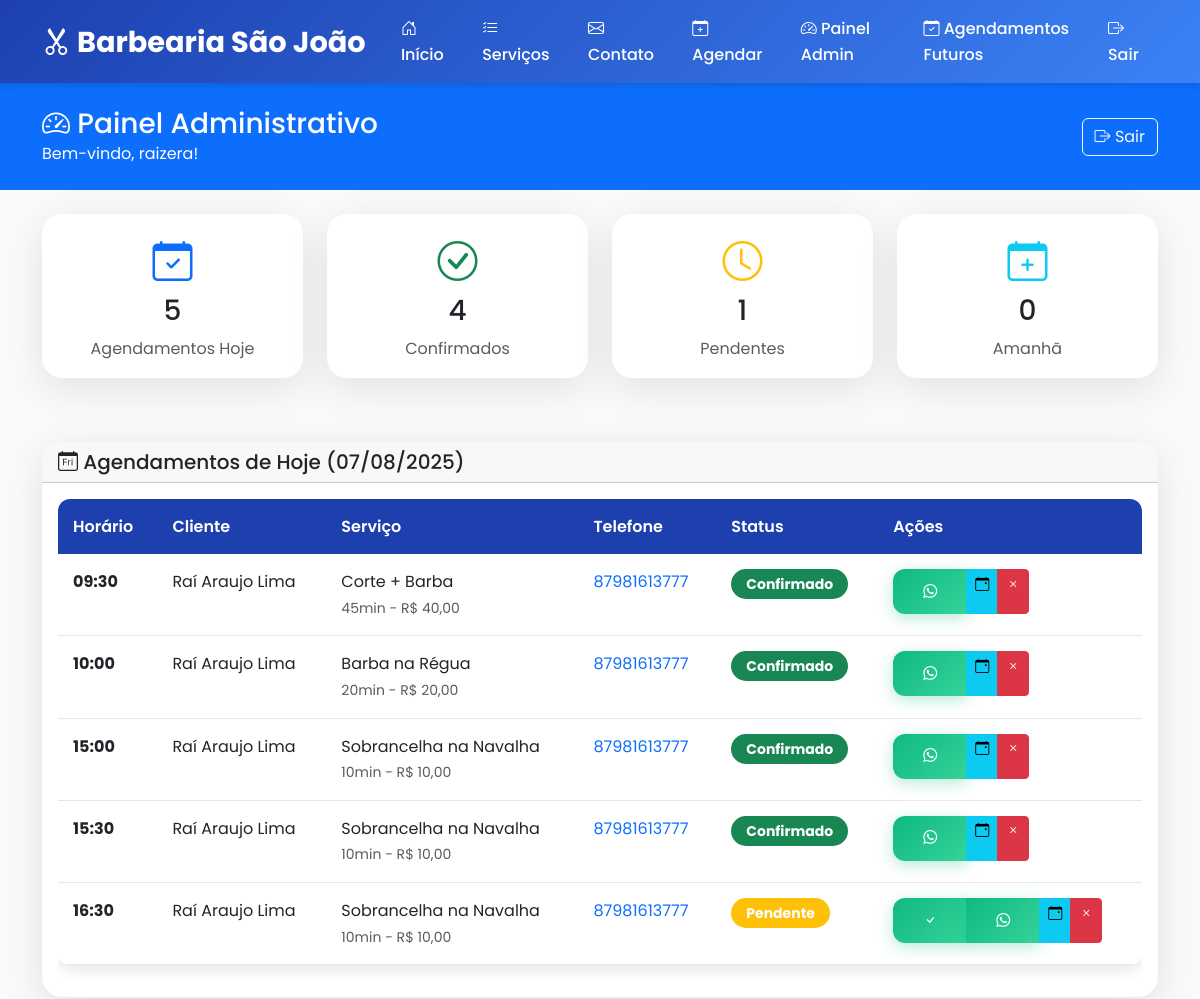
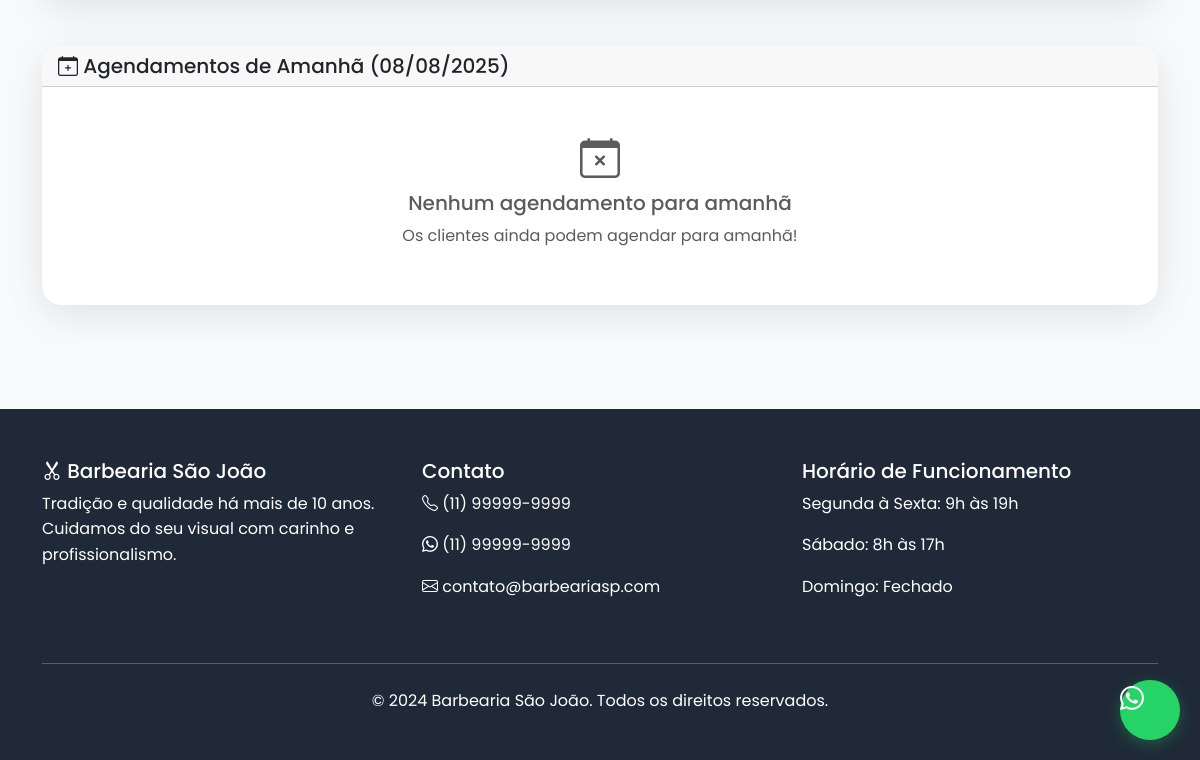
The page /painel/dashboard/ (signed in) on the database its author committed (2 pictures, top to bottom).
### scheduling/models.py (models this page shows, shortened)
class Appointment(models.Model):
    cliente = models.ForeignKey(
        Cliente,
        on_delete=models.CASCADE,
        verbose_name='Cliente',
        null=True,
        blank=True,
        related_name='appointments'
    )
    client_name = models.CharField(max_length=100, verbose_name='Nome do Cliente')
    client_phone = models.CharField(
        max_length=15,
        verbose_name='Telefone',
        validators=[
            RegexValidator(
                regex=r'^\(\d{2}\)\s\d{4,5}-\d{4}$',
                message='Formato: (11) 99999-9999'
            )
        ]
    )
    service = models.ForeignKey(Service, on_delete=models.CASCADE, verbose_name='Serviço')
    date = models.DateField(verbose_name='Data')
    time = models.TimeField(verbose_name='Horário')
    is_confirmed = models.BooleanField(default=False, verbose_name='Confirmado')
    is_cancelled = models.BooleanField(default=False, verbose_name='Cancelado')
    created_at = models.DateTimeField(auto_now_add=True, verbose_name='Criado em')
    updated_at = models.DateTimeField(auto_now=True, verbose_name='Atualizado em')
    notes = models.TextField(blank=True, verbose_name='Observações')
    class Meta:
        verbose_name = 'Agendamento'
        verbose_name_plural = 'Agendamentos'
        ordering = ['-date', '-time']
        unique_together = ['date', 'time']

### core/models.py (models this page shows, shortened)
class Service(models.Model):
    name = models.CharField(max_length=100, verbose_name='Nome do Serviço')
    description = models.TextField(verbose_name='Descrição')
    price = models.DecimalField(max_digits=10, decimal_places=2, verbose_name='Preço')
    duration = models.IntegerField(verbose_name='Duração (minutos)')
    is_active = models.BooleanField(default=True, verbose_name='Ativo')
    created_at = models.DateTimeField(auto_now_add=True)
    class Meta:
        verbose_name = 'Serviço'
        verbose_name_plural = 'Serviços'
        ordering = ['name']

### core/views.py (the view)
# urls.py: path('painel/dashboard/', views.admin_dashboard, name='admin_dashboard'),
@login_required
def admin_dashboard(request):
    if not request.user.is_staff:
        return redirect('cliente_dashboard')
    today = date.today()
    tomorrow = today + timedelta(days=1)
    today_appointments = Appointment.objects.filter(
        date=today,
        is_cancelled=False
    ).order_by('time')
    tomorrow_appointments = Appointment.objects.filter(
        date=tomorrow,
        is_cancelled=False
    ).order_by('time')
    total_appointments_today = today_appointments.count()
    confirmed_appointments = today_appointments.filter(is_confirmed=True).count()
    pending_appointments = today_appointments.filter(is_confirmed=False).count()
    context = {
        'today_appointments': today_appointments,
        'tomorrow_appointments': tomorrow_appointments,
        'total_appointments_today': total_appointments_today,
        'confirmed_appointments': confirmed_appointments,
        'pending_appointments': pending_appointments,
        'today': today,
        'tomorrow': tomorrow,
    }
    return render(request, 'core/admin_dashboard.html', context)

### templates/core/admin_dashboard.html (shortened to what this page needs)
{% extends 'base.html' %}
{% block content %}
<section class="py-4 bg-primary text-white">
    <div class="container">
        <div class="row align-items-center">
            <div class="col-lg-6">
                <h1 class="h3 mb-0">
                    <i class="bi bi-speedometer2"></i> Painel Administrativo
                </h1>
                <p class="mb-0">Bem-vindo, {{ user.first_name|default:user.username }}!</p>
            </div>
            <div class="col-lg-6 text-lg-end">
                <div class="d-flex justify-content-lg-end gap-2 mt-3 mt-lg-0">
                    <a href="{% url 'admin_logout' %}" class="btn btn-outline-light">
                        <i class="bi bi-box-arrow-right"></i> Sair
                    </a>
                </div>
            </div>
        </div>
    </div>
</section>
<section class="py-4">
    <div class="container">
        <div class="row">
            <div class="col-md-3 mb-3">
                <div class="card text-center">
                    <div class="card-body">
                        <i class="bi bi-calendar-check text-primary fs-1 mb-2"></i>
                        <h3 class="card-title">{{ total_appointments_today }}</h3>
                        <p class="card-text text-muted">Agendamentos Hoje</p>
                    </div>
                </div>
            </div>
            <div class="col-md-3 mb-3">
                <div class="card text-center">
                    <div class="card-body">
                        <i class="bi bi-check-circle text-success fs-1 mb-2"></i>
                        <h3 class="card-title">{{ confirmed_appointments }}</h3>
                        <p class="card-text text-muted">Confirmados</p>
                    </div>
                </div>
            </div>
            <div class="col-md-3 mb-3">
                <div class="card text-center">
                    <div class="card-body">
                        <i class="bi bi-clock text-warning fs-1 mb-2"></i>
                        <h3 class="card-title">{{ pending_appointments }}</h3>
                        <p class="card-text text-muted">Pendentes</p>
                    </div>
                </div>
            </div>
            <div class="col-md-3 mb-3">
                <div class="card text-center">
                    <div class="card-body">
                        <i class="bi bi-calendar-plus text-info fs-1 mb-2"></i>
                        <h3 class="card-title">{{ tomorrow_appointments.count }}</h3>
                        <p class="card-text text-muted">Amanhã</p>
                    </div>
                </div>
            </div>
        </div>
    </div>
</section>
<section class="py-4">
    <div class="container">
        <div class="row">
            <div class="col-12">
                <div class="card">
                    <div class="card-header">
                        <h5 class="mb-0">
                            <i class="bi bi-calendar-day"></i> Agendamentos de Hoje ({{ today|date:"d/m/Y" }})
                        </h5>
                    </div>
                    <div class="card-body">
                        {% if today_appointments %}
                            <div class="table-responsive">
                                <table class="table table-hover">
                                    <thead>
                                        <tr>
                                            <th>Horário</th>
                                            <th>Cliente</th>
                                            <th>Serviço</th>
                                            <th>Telefone</th>
                                            <th>Status</th>
                                            <th>Ações</th>
                                        </tr>
                                    </thead>
                                    <tbody>
                                        {% for appointment in today_appointments %}
                                            <tr>
                                                <td>
                                                    <strong>{{ appointment.time|time:"H:i" }}</strong>
                                                </td>
                                                <td>{{ appointment.client_name }}</td>
                                                <td>
                                                    {{ appointment.service.name }}
                                                    <br>
                                                    <small class="text-muted">{{ appointment.service.duration }}min - R$ {{ appointment.service.price }}</small>
                                                </td>
                                                <td>
                                                    <a href="https://wa.me/55{{ appointment.client_phone|cut:' '|cut:'('|cut:')'|cut:'-' }}"
                                                       class="text-decoration-none" target="_blank">
                                                        {{ appointment.client_phone }}
                                                    </a>
                                                </td>
                                                <td>
                                                    {% if appointment.is_confirmed %}
                                                        <span class="badge bg-success">Confirmado</span>
                                                    {% else %}
                                                        <span class="badge bg-warning">Pendente</span>
                                                    {% endif %}
                                                </td>
                                                <td>
                                                    <div class="btn-group" role="group">
                                                        {% if not appointment.is_confirmed %}
                                                            <a href="{% url 'confirm_appointment' appointment.id %}"
                                                               class="btn btn-success btn-sm" title="Confirmar">
                                                                <i class="bi bi-check"></i>
                                                            </a>
                                                        {% endif %}
                                                        <a href="{% url 'send_whatsapp_notification' appointment.id %}"
                                                           class="btn btn-success btn-sm" title="Enviar WhatsApp">
                                                            <i class="bi bi-whatsapp"></i>
                                                        </a>
                                                        <a href="{% url 'reschedule_appointment' appointment.id %}"
                                                           class="btn btn-info btn-sm" title="Reagendar">
                                                            <i class="bi bi-calendar-event"></i>
                                                        </a>
                                                        <a href="{% url 'cancel_appointment' appointment.id %}"
                                                           class="btn btn-danger btn-sm"
                                                           onclick="return confirm('Tem certeza que deseja cancelar este agendamento?')"
                                                           title="Cancelar">
                                                            <i class="bi bi-x"></i>
                                                        </a>
                                                    </div>
                                                </td>
                                            </tr>
                                        {% endfor %}
                                    </tbody>
                                </table>
                            </div>
                        {% else %}
                            <div class="text-center py-4">
                                <i class="bi bi-calendar-x text-muted fs-1 mb-3"></i>
                                <h5 class="text-muted">Nenhum agendamento para hoje</h5>
                                <p class="text-muted">Aproveite para relaxar ou atualizar os serviços!</p>
                            </div>
                        {% endif %}
                    </div>
                </div>
            </div>
        </div>
    </div>
</section>
<section class="py-4">
    <div class="container">
        <div class="row">
            <div class="col-12">
                <div class="card">
                    <div class="card-header">
                        <h5 class="mb-0">
                            <i class="bi bi-calendar-plus"></i> Agendamentos de Amanhã ({{ tomorrow|date:"d/m/Y" }})
                        </h5>
                    </div>
                    <div class="card-body">
                        {% if tomorrow_appointments %}
                            <div class="table-responsive">
                                <table class="table table-hover">
                                    <thead>
                                        <tr>
                                            <th>Horário</th>
                                            <th>Cliente</th>
                                            <th>Serviço</th>
                                            <th>Telefone</th>
                                            <th>Status</th>
                                        </tr>
                                    </thead>
                                    <tbody>
                                        {% for appointment in tomorrow_appointments %}
                                            <tr>
                                                <td>
                                                    <strong>{{ appointment.time|time:"H:i" }}</strong>
                                                </td>
                                                <td>{{ appointment.client_name }}</td>
                                                <td>
                                                    {{ appointment.service.name }}
                                                    <br>
                                                    <small class="text-muted">{{ appointment.service.duration }}min - R$ {{ appointment.service.price }}</small>
                                                </td>
                                                <td>
                                                    <a href="https://wa.me/55{{ appointment.client_phone|cut:' '|cut:'('|cut:')'|cut:'-' }}"
                                                       class="text-decoration-none" target="_blank">
                                                        {{ appointment.client_phone }}
                                                    </a>
                                                </td>
                                                <td>
                                                    {% if appointment.is_confirmed %}
                                                        <span class="badge bg-success">Confirmado</span>
                                                    {% else %}
                                                        <span class="badge bg-warning">Pendente</span>
                                                    {% endif %}
                                                </td>
                                            </tr>
                                        {% endfor %}
                                    </tbody>
                                </table>
                            </div>
                        {% else %}
                            <div class="text-center py-4">
                                <i class="bi bi-calendar-x text-muted fs-1 mb-3"></i>
                                <h5 class="text-muted">Nenhum agendamento para amanhã</h5>
                                <p class="text-muted">Os clientes ainda podem agendar para amanhã!</p>
                            </div>
                        {% endif %}
                    </div>
                </div>
            </div>
        </div>
    </div>
</section>
{% endblock %}

### templates/base.html (style rules this page uses)
:root { --primary-color: #1E40AF; --secondary-color: #F59E0B; --success-color: #10B981; --dark-color: #1F2937; --light-color: #F9FAFB; }
* { margin: 0; padding: 0; box-sizing: border-box; }
body { font-family: 'Poppins', sans-serif; line-height: 1.6; color: var(--dark-color); background-color: var(--light-color); }
.btn-success { background: linear-gradient(135deg, var(--success-color), #34D399); border: none; border-radius: 12px; padding: 12px 30px; font-weight: 600; transition: all 0.3s ease; box-shadow: 0 4px 15px rgba(16, 185, 129, 0.3); }
.card { border: none; border-radius: 20px; box-shadow: 0 10px 40px rgba(0, 0, 0, 0.1); transition: all 0.3s ease; overflow: hidden; }
.badge { border-radius: 20px; padding: 8px 15px; font-size: 14px; }
.table { border-radius: 12px; overflow: hidden; box-shadow: 0 5px 15px rgba(0, 0, 0, 0.1); }
.table th { background: var(--primary-color); color: white; font-weight: 600; border: none; padding: 15px; }
.table td { padding: 15px; border: none; border-bottom: 1px solid #E5E7EB; }

### rows shown on the page
Appointment: time "09:30", client_name "Raí Araujo Lima", service.name "Corte + Barba", service.duration "45", service.price "40,00", client_phone "87981613777", is_confirmed "Confirmado"
Appointment: time "10:00", client_name "Raí Araujo Lima", service.name "Barba na Régua", service.duration "20", service.price "20,00", client_phone "87981613777", is_confirmed "Confirmado"
Appointment: time "15:00", client_name "Raí Araujo Lima", service.name "Sobrancelha na Navalha", service.duration "10", service.price "10,00", client_phone "87981613777", is_confirmed "Confirmado"
Appointment: time "15:30", client_name "Raí Araujo Lima", service.name "Sobrancelha na Navalha", service.duration "10", service.price "10,00", client_phone "87981613777", is_confirmed "Confirmado"
Appointment: time "16:30", client_name "Raí Araujo Lima", service.name "Sobrancelha na Navalha", service.duration "10", service.price "10,00", client_phone "87981613777", is_confirmed "Pendente"

### other values the page prints
{{ user.first_name|default:user.username }} "raizera"
{{ total_appointments_today }} "5"
{{ confirmed_appointments }} "4"
{{ pending_appointments }} "1"
{{ tomorrow_appointments.count }} "0"
